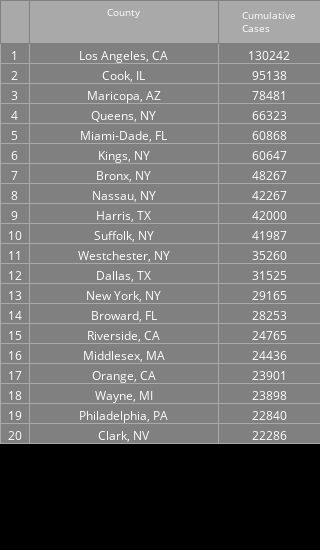
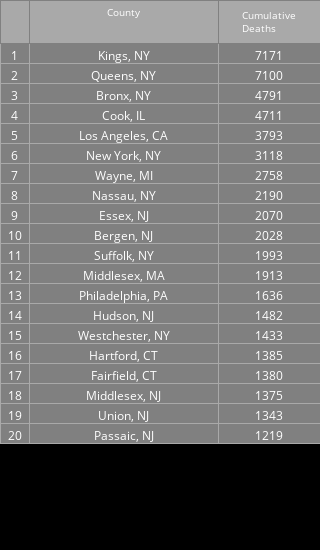
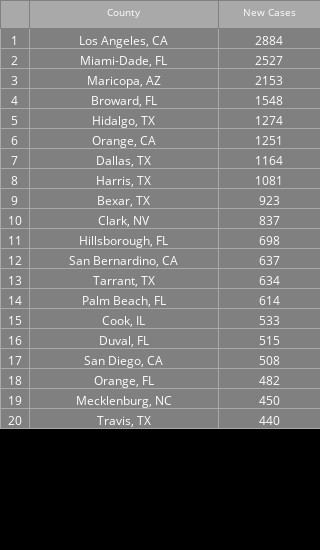
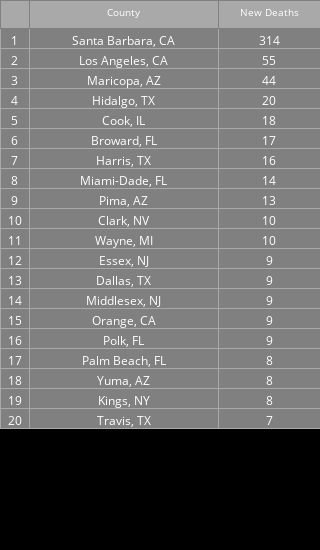

The code cell stored with these charts, in order, in its notebook:
### Code cell
if __name__ == '__main__':
    print('loading data...')
    NUM_DAYS_LIST = [1, 2, 3, 4, 5, 6, 7]
    df_county = load_data.load_county_level(data_dir=oj(parentdir, 'data')).fillna(0)
    df_county = add_preds(df_county, NUM_DAYS_LIST=NUM_DAYS_LIST, cached_dir=oj(parentdir, 'data')) # adds keys like "Predicted Deaths 1-day"

    ## orgnize predicts as array
    
    add_pre(df_county,'Predicted Cases ','pred_cases','pred_new_cases')
    add_pre(df_county,'Predicted Deaths ','pred_deaths','pred_new_deaths')

    ## add new cases/death to dataframe
    add_new(df_county)
    ## Add new cases/deaths predictions and their intervals 
    df_county = add_new_pre(df_county, 'Predicted Cases ', 'tot_cases', 'pred_new_cases')
    df_county = add_new_pre(df_county, 'Predicted Deaths ', 'tot_deaths', 'pred_new_deaths')

    ##fill missing values of some state full names
    fillstate(df_county)
    ## Add cases/deaths rate to the dataframe
    add_rates(df_county)
    #generate_all_counties()
    ## keys for the tab and map
    keys = ['Cumulative Cases','Cumulative Deaths','New Cases','New Deaths','Cases per 100k','Deaths per 100k','New Cases per 100k','New Deaths per 100k']
    ## generate maps in different tabs
    maps = generate_map(df_county)
    ## update html of search.html
    update_html(maps)

### Figure 1 — Plotly figure (JSON) as saved in the notebook; plotly's stock layout.template omitted (floating-point values rounded to 4 significant figures)
{"data": [{"cells": {"align": "center", "fill": {"color": "grey"}, "font": {"color": "white", "size": 12}, "line": {"color": "darkgrey"}, "values": [[1, 2, 3, 4, 5, 6, 7, 8, 9, 10, 11, 12, 13, 14, 15, 16, 17, 18, 19, 20], ["Los Angeles, CA", "Cook, IL", "Maricopa, AZ", "Queens, NY", "Miami-Dade, FL", "Kings, NY", "Bronx, NY", "Nassau, NY", "Harris, TX", "Suffolk, NY", "Westchester, NY", "Dallas, TX", "New York, NY", "Broward, FL", "Riverside, CA", "Middlesex, MA", "Orange, CA", "Wayne, MI", "Philadelphia, PA", "Clark, NV"], [130242, 95138, 78481, 66323, 60868, 60647, 48267, 42267, 42000, 41987, 35260, 31525, 29165, 28253, 24765, 24436, 23901, 23898, 22840, 22286]]}, "columnwidth": [20, 130, 70], "header": {"align": "center", "fill": {"color": "darkgrey"}, "font": {"color": "white", "size": 10}, "line": {"color": "grey"}, "values": ["", "County", "Cumulative Cases"]}, "type": "table"}], "layout": {"autosize": true, "height": 550, "margin": {"b": 0, "l": 0, "r": 0, "t": 0}, "paper_bgcolor": "rgb(0,0,0)", "plot_bgcolor": "rgb(0,0,0)", "width": 200}}

### Figure 2 — Plotly figure (JSON) as saved in the notebook; plotly's stock layout.template omitted (floating-point values rounded to 4 significant figures)
{"data": [{"cells": {"align": "center", "fill": {"color": "grey"}, "font": {"color": "white", "size": 12}, "line": {"color": "darkgrey"}, "values": [[1, 2, 3, 4, 5, 6, 7, 8, 9, 10, 11, 12, 13, 14, 15, 16, 17, 18, 19, 20], ["Kings, NY", "Queens, NY", "Bronx, NY", "Cook, IL", "Los Angeles, CA", "New York, NY", "Wayne, MI", "Nassau, NY", "Essex, NJ", "Bergen, NJ", "Suffolk, NY", "Middlesex, MA", "Philadelphia, PA", "Hudson, NJ", "Westchester, NY", "Hartford, CT", "Fairfield, CT", "Middlesex, NJ", "Union, NJ", "Passaic, NJ"], [7171, 7100, 4791, 4711, 3793, 3118, 2758, 2190, 2070, 2028, 1993, 1913, 1636, 1482, 1433, 1385, 1380, 1375, 1343, 1219]]}, "columnwidth": [20, 130, 70], "header": {"align": "center", "fill": {"color": "darkgrey"}, "font": {"color": "white", "size": 10}, "line": {"color": "grey"}, "values": ["", "County", "Cumulative Deaths"]}, "type": "table"}], "layout": {"autosize": true, "height": 550, "margin": {"b": 0, "l": 0, "r": 0, "t": 0}, "paper_bgcolor": "rgb(0,0,0)", "plot_bgcolor": "rgb(0,0,0)", "width": 200}}

### Figure 3 — Plotly figure (JSON) as saved in the notebook; plotly's stock layout.template omitted (floating-point values rounded to 4 significant figures)
{"data": [{"cells": {"align": "center", "fill": {"color": "grey"}, "font": {"color": "white", "size": 12}, "line": {"color": "darkgrey"}, "values": [[1, 2, 3, 4, 5, 6, 7, 8, 9, 10, 11, 12, 13, 14, 15, 16, 17, 18, 19, 20], ["Los Angeles, CA", "Miami-Dade, FL", "Maricopa, AZ", "Broward, FL", "Hidalgo, TX", "Orange, CA", "Dallas, TX", "Harris, TX", "Bexar, TX", "Clark, NV", "Hillsborough, FL", "San Bernardino, CA", "Tarrant, TX", "Palm Beach, FL", "Cook, IL", "Duval, FL", "San Diego, CA", "Orange, FL", "Mecklenburg, NC", "Travis, TX"], [2884, 2527, 2153, 1548, 1274, 1251, 1164, 1081, 923, 837, 698, 637, 634, 614, 533, 515, 508, 482, 450, 440]]}, "columnwidth": [20, 130, 70], "header": {"align": "center", "fill": {"color": "darkgrey"}, "font": {"color": "white", "size": 10}, "line": {"color": "grey"}, "values": ["", "County", "New Cases"]}, "type": "table"}], "layout": {"autosize": true, "height": 550, "margin": {"b": 0, "l": 0, "r": 0, "t": 0}, "paper_bgcolor": "rgb(0,0,0)", "plot_bgcolor": "rgb(0,0,0)", "width": 200}}

### Figure 4 — Plotly figure (JSON) as saved in the notebook; plotly's stock layout.template omitted (floating-point values rounded to 4 significant figures)
{"data": [{"cells": {"align": "center", "fill": {"color": "grey"}, "font": {"color": "white", "size": 12}, "line": {"color": "darkgrey"}, "values": [[1, 2, 3, 4, 5, 6, 7, 8, 9, 10, 11, 12, 13, 14, 15, 16, 17, 18, 19, 20], ["Santa Barbara, CA", "Los Angeles, CA", "Maricopa, AZ", "Hidalgo, TX", "Cook, IL", "Broward, FL", "Harris, TX", "Miami-Dade, FL", "Pima, AZ", "Clark, NV", "Wayne, MI", "Essex, NJ", "Dallas, TX", "Middlesex, NJ", "Orange, CA", "Polk, FL", "Palm Beach, FL", "Yuma, AZ", "Kings, NY", "Travis, TX"], [314, 55, 44, 20, 18, 17, 16, 14, 13, 10, 10, 9, 9, 9, 9, 9, 8, 8, 8, 7]]}, "columnwidth": [20, 130, 70], "header": {"align": "center", "fill": {"color": "darkgrey"}, "font": {"color": "white", "size": 10}, "line": {"color": "grey"}, "values": ["", "County", "New Deaths"]}, "type": "table"}], "layout": {"autosize": true, "height": 550, "margin": {"b": 0, "l": 0, "r": 0, "t": 0}, "paper_bgcolor": "rgb(0,0,0)", "plot_bgcolor": "rgb(0,0,0)", "width": 200}}
